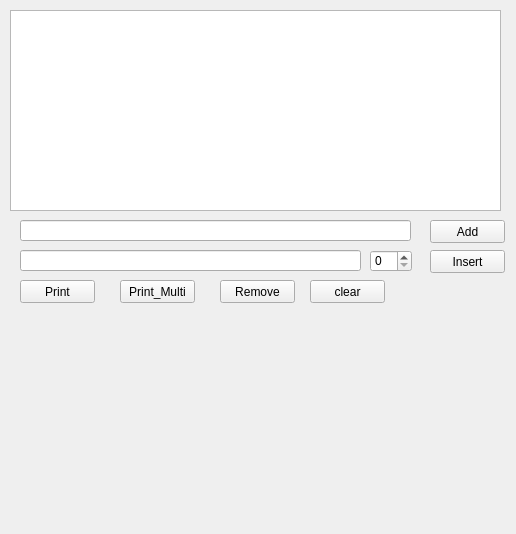
<?xml version="1.0" encoding="UTF-8"?>
<ui version="4.0">
 <class>Form</class>
 <widget class="QWidget" name="Form">
  <property name="geometry">
   <rect>
    <x>0</x>
    <y>0</y>
    <width>516</width>
    <height>534</height>
   </rect>
  </property>
  <property name="windowTitle">
   <string>Form</string>
  </property>
  <widget class="QListWidget" name="listWidget">
   <property name="geometry">
    <rect>
     <x>10</x>
     <y>10</y>
     <width>491</width>
     <height>201</height>
    </rect>
   </property>
  </widget>
  <widget class="QLineEdit" name="line_addItem">
   <property name="geometry">
    <rect>
     <x>20</x>
     <y>220</y>
     <width>391</width>
     <height>21</height>
    </rect>
   </property>
  </widget>
  <widget class="QPushButton" name="btn_addItem">
   <property name="geometry">
    <rect>
     <x>430</x>
     <y>220</y>
     <width>75</width>
     <height>23</height>
    </rect>
   </property>
   <property name="text">
    <string>Add</string>
   </property>
  </widget>
  <widget class="QLineEdit" name="line_insertItem">
   <property name="geometry">
    <rect>
     <x>20</x>
     <y>250</y>
     <width>341</width>
     <height>21</height>
    </rect>
   </property>
  </widget>
  <widget class="QPushButton" name="btn_insertItem">
   <property name="geometry">
    <rect>
     <x>430</x>
     <y>250</y>
     <width>75</width>
     <height>23</height>
    </rect>
   </property>
   <property name="text">
    <string>Insert</string>
   </property>
  </widget>
  <widget class="QPushButton" name="btn_printMultiItems">
   <property name="geometry">
    <rect>
     <x>120</x>
     <y>280</y>
     <width>75</width>
     <height>23</height>
    </rect>
   </property>
   <property name="text">
    <string>Print_Multi</string>
   </property>
  </widget>
  <widget class="QPushButton" name="btn_printItem">
   <property name="geometry">
    <rect>
     <x>20</x>
     <y>280</y>
     <width>75</width>
     <height>23</height>
    </rect>
   </property>
   <property name="text">
    <string>Print</string>
   </property>
  </widget>
  <widget class="QPushButton" name="btn_clearItem">
   <property name="geometry">
    <rect>
     <x>310</x>
     <y>280</y>
     <width>75</width>
     <height>23</height>
    </rect>
   </property>
   <property name="text">
    <string>clear</string>
   </property>
  </widget>
  <widget class="QPushButton" name="btn_removeItem">
   <property name="geometry">
    <rect>
     <x>220</x>
     <y>280</y>
     <width>75</width>
     <height>23</height>
    </rect>
   </property>
   <property name="text">
    <string>Remove</string>
   </property>
  </widget>
  <widget class="QSpinBox" name="spin_insertRow">
   <property name="geometry">
    <rect>
     <x>370</x>
     <y>250</y>
     <width>42</width>
     <height>22</height>
    </rect>
   </property>
  </widget>
 </widget>
 <resources/>
 <connections/>
</ui>
